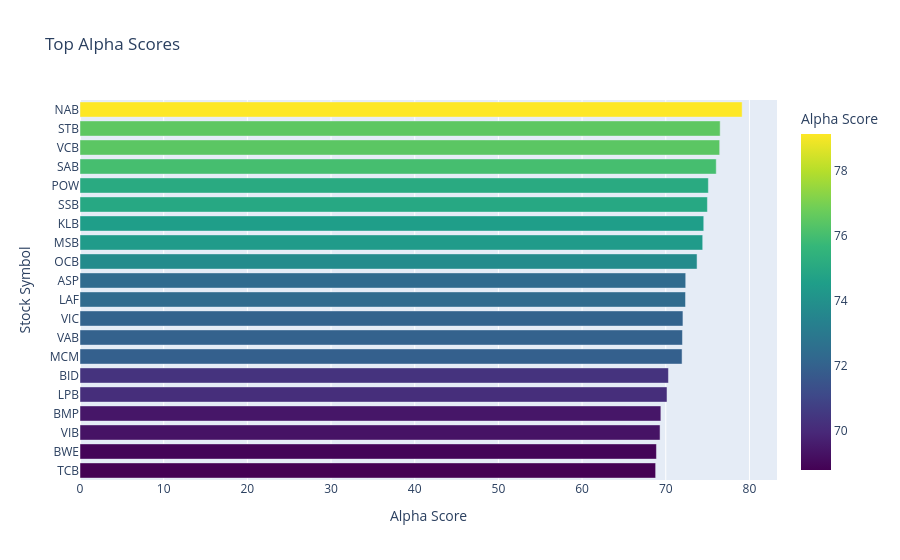

Notebook source saved alongside this figure:
### Markdown cell above
### 1.1 Top 20 Alpha Scores
Biểu đồ cột hiển thị mức độ chênh lệch điểm số Alpha giữa các mã hàng đầu.

### Code cell
# Cell: Interactive Top Alpha Bar Chart
from src.reporting.chart_factory import top_alpha_bar_chart

fig_bar = top_alpha_bar_chart(ranking, top_n=20)
fig_bar.show()

### Figure 1 — Plotly figure (JSON) as saved in the notebook; plotly's stock layout.template omitted (floating-point values rounded to 4 significant figures)
{"data": [{"hovertemplate": "Alpha Score=%{marker.color}<br>Stock Symbol=%{y}<extra></extra>", "legendgroup": "", "marker": {"color": [79.13, 76.5, 76.44, 76.03, 75.09, 74.98, 74.54, 74.42, 73.74, 72.39, 72.36, 72.05, 72.0, 71.95, 70.32, 70.15, 69.42, 69.32, 68.89, 68.79], "coloraxis": "coloraxis", "pattern": {"shape": ""}}, "name": "", "orientation": "h", "showlegend": false, "textposition": "auto", "type": "bar", "x": [79.13, 76.5, 76.44, 76.03, 75.09, 74.98, 74.54, 74.42, 73.74, 72.39, 72.36, 72.05, 72.0, 71.95, 70.32, 70.15, 69.42, 69.32, 68.89, 68.79], "xaxis": "x", "y": ["NAB", "STB", "VCB", "SAB", "POW", "SSB", "KLB", "MSB", "OCB", "ASP", "LAF", "VIC", "VAB", "MCM", "BID", "LPB", "BMP", "VIB", "BWE", "TCB"], "yaxis": "y"}], "layout": {"autosize": true, "barmode": "relative", "coloraxis": {"autocolorscale": false, "colorbar": {"title": {"text": "Alpha Score"}}, "colorscale": [[0, "#440154"], [0.1111, "#482878"], [0.2222, "#3e4989"], [0.3333, "#31688e"], [0.4444, "#26828e"], [0.5556, "#1f9e89"], [0.6667, "#35b779"], [0.7778, "#6ece58"], [0.8889, "#b5de2b"], [1, "#fde725"]]}, "legend": {"tracegroupgap": 0}, "title": {"text": "Top Alpha Scores"}, "xaxis": {"anchor": "y", "autorange": true, "domain": [0, 1], "range": [0, 83.29], "title": {"text": "Alpha Score"}, "type": "linear"}, "yaxis": {"anchor": "x", "autorange": true, "categoryorder": "total ascending", "domain": [0, 1], "range": [-0.5, 19.5], "title": {"text": "Stock Symbol"}, "type": "category"}}}
